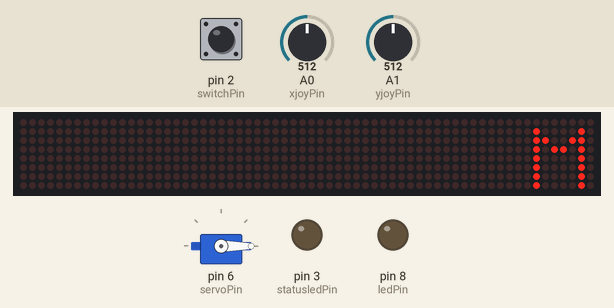
This sketch was run on a simulated Arduino Uno, built with avr-gcc and run on an emulated ATmega328P. Shown: servo, 64×8 LED matrix, output pins drawn as LEDs (lit = HIGH). Dashed ring = blinking. Inputs (shaded band) come from the test bench; at power-on: pin 2 (switchPin) HIGH, A0 (xjoyPin) = 512, A1 (yjoyPin) = 512. No radio packets arrive unless stated; what the sketch prints to the serial monitor is not drawn.

Above: at 4.2 s.
4.3 s: pin 2 (switchPin) pulled LOW for 0.15 s
At 4.93 s:
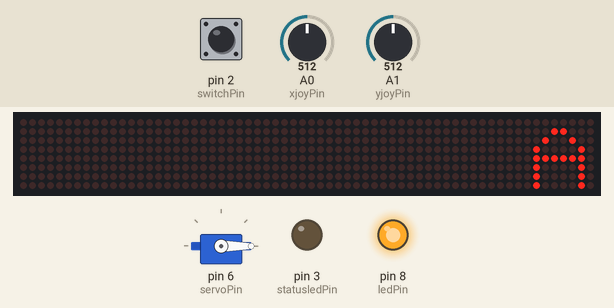
6.6 s: pin 2 (switchPin) pulled LOW for 0.15 s
At 7.23 s:
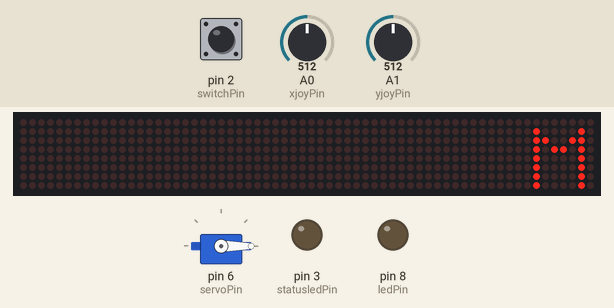
9.7 s: pin 2 (switchPin) pulled LOW for 3.2 s
At 9.84 s:
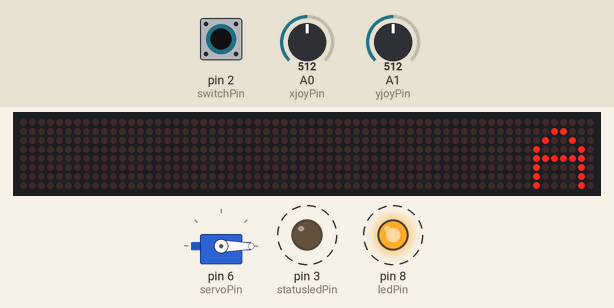
Timing chart, 0 to 14.4 s (numbered marks = the images above; inputs shaded):
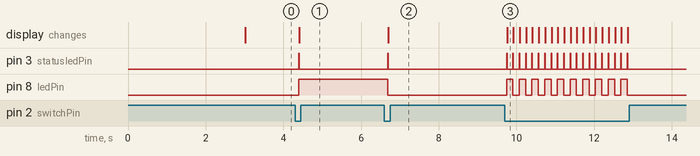

The sketch:

Wireless_Tran.ino
```cpp
/*
  BN: Arduino/Genuino Uno
  VID: 0x2341
  PID: 0x0043
  SN: 75735323030351804122
  Autonomous Arduino Pick-Up Truck Remote Controller
  @Author: Zhibo Wang
  ISE511/AME504 Mechatronic Systems Engineering '19
*/
#include <Servo.h>
#include <SPI.h>
#include <nRF24L01.h>
#include <printf.h>
#include <RF24.h>
#include <RF24_config.h>
#include <LedControl.h>

RF24 radio(9, 10); // CE, CSN Pins

// #define XJOY_PIN A1 //X axis reading from joystick will go into analog pin A1

const byte addresses[][6] = {"00001", "00002"}; // read 00001, write 00002 for transmitter

const int servoPin = 6;
const int ledPin = 8;
const int statusledPin = 3;

const int xjoyPin = A0;
const int yjoyPin = A1;

const int switchPin = 2;
int switchState = 0;
bool swLogic = false;

int dataArray [5];
/*
  [0] -> xjoy
  [1] -> yjoy
  [2] -> joyswitch
  [3:5] -> extra array space for further dev
*/

int feedbackArray [3]; //data generated from receiver
/*
  [0] -> ODS (obstacle detection System status)
  [1:2] -> extra array space for future development
*/

int feedBack;

const int DIN = 7;
const int CS = 6;
const int CLK = 5;
LedControl ledMatrix = LedControl(DIN, CLK, CS, 0);
byte A[8] = {0x00, 0x18, 0x24, 0x42, 0x7e, 0x42, 0x42, 0x42};
byte M[8] = {0x00, 0x42, 0x66, 0x5A, 0x42, 0x42, 0x42, 0x42};
byte smileyface[8] = {0x3C, 0x42, 0xA5, 0x81, 0xA5, 0x99, 0x42, 0x3C};

Servo servoSteering;

void setup()
{
  Serial.begin(9600);
//  pinMode(LED_BUILTIN, OUTPUT); // built-in led for operating indication

  servoSteering.attach(servoPin);
  servoSteering.write(0);

  pinMode(ledPin, OUTPUT);
  pinMode(switchPin, INPUT);
  digitalWrite(switchPin, HIGH);

  pinMode(statusledPin, OUTPUT);
  digitalWrite(statusledPin, LOW);

  radio.begin();
  radio.openWritingPipe(addresses[1]); // 00002
  radio.openReadingPipe(1, addresses[0]); // 00001
  radio.setPALevel(RF24_PA_MIN); // power saving signal strength
  radio.setDataRate(RF24_250KBPS);//set data rate to 250kbps
  radio.setChannel(77);//set frequency to channel 77
  //    radio.stopListening();

  ledMatrix.shutdown(0, false);
  ledMatrix.setIntensity(0, 15);
  ledMatrix.clearDisplay(0);

  //  ledMatrix.clearDisplay(0);
  printByte(smileyface);
  delay(3000);
  printByte(M);

}

void loop()
{
  digitalWrite(statusledPin, LOW);
  delay(150); // sweet spot time for the joystick switch
  digitalWrite(statusledPin, HIGH);

  radio.stopListening();

  int joystickXVal = analogRead(xjoyPin); //read joystick xaxis
  joystickXVal = map(joystickXVal, 0, 1023, 0, 180);

  int joystickYVal = analogRead(yjoyPin); //read joystick yaxis
  joystickYVal = map(joystickYVal, 0, 1023, -255, 255);

  dataArray[0] = joystickXVal;
  dataArray[1] = joystickYVal;

  switchState = digitalRead(switchPin);

  /*
    switch state for manual/autonomous mode
  */
  if (switchState == 0 && swLogic == false)
  {
    swLogic = true;
    digitalWrite(ledPin, HIGH);
    dataArray[2] = 1;

    ledMatrix.clearDisplay(0);
    printByte(A);
  }
  else if (switchState == 0 && swLogic == true)
  {
    swLogic = false;
    digitalWrite(ledPin, LOW);
    dataArray[2] = 0;

    ledMatrix.clearDisplay(0);
    printByte(M);
  }

  Serial.println("-------------");
  Serial.print("xAxis: ");
  Serial.println(joystickXVal);
  Serial.print("yAxis: ");
  Serial.println(joystickYVal);

  radio.write(&dataArray, sizeof(dataArray));


  //  delay(20);
  //  radio.startListening();
  //  if (radio.available())
  //  {
  //    radio.read(&feedBack,sizeof(feedBack));
  ////    radio.read(&feedbackArray, sizeof(feedbackArray));
  //  }
  //  radio.stopListening();


  //  Serial.print("ODS val: ");
  //  Serial.println(feedBack);

  //  const char text[] = "Hello World!";
  //  radio.write(&text, sizeof(text));
  //  delay(1000);
}

/*
  LED Matrix red 8x8 64 Led MAX7219 print function
*/
void printByte(byte character [])
{
  int i = 0;
  for (i = 0; i < 8; i++)
  {
    ledMatrix.setRow(0, i, character[i]);
  }
}
```

Measured:
- after the input at 4.3 s, pin 3 (statusledPin): LOW → HIGH after 0.09 s, → LOW 0.01 s later; pin 8 (ledPin): LOW → HIGH after 0.09 s; the display: changes after 0.11 s (image 1)
- after the input at 6.6 s, pin 3 (statusledPin): LOW → HIGH after 0.09 s, → LOW 0.01 s later; pin 8 (ledPin): HIGH → LOW after 0.09 s; the display: changes after 0.10 s (image 2)
- after the input at 9.7 s, pin 3 (statusledPin): alternates HIGH for 0.01 s and LOW for 0.15 s, 40 changes in all, then stays LOW, starting after 0.05 s; pin 8 (ledPin): alternates HIGH for 0.16 s and LOW for 0.16 s, 20 changes in all, then stays LOW, starting after 0.05 s; the display: changes after 0.06 s (image 3)
